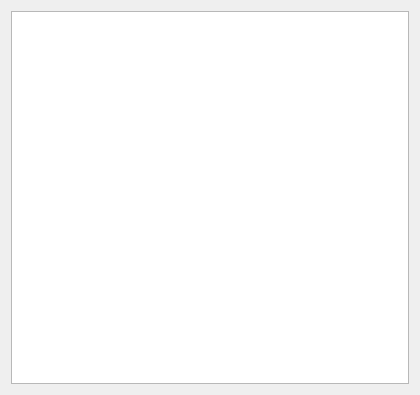
<?xml version="1.0" encoding="UTF-8"?>
<ui version="4.0">
 <class>Form</class>
 <widget class="QWidget" name="Form">
  <property name="geometry">
   <rect>
    <x>0</x>
    <y>0</y>
    <width>420</width>
    <height>395</height>
   </rect>
  </property>
  <property name="windowTitle">
   <string>Form</string>
  </property>
  <layout class="QHBoxLayout" name="horizontalLayout">
   <item>
    <widget class="QTableWidget" name="tableWidget"/>
   </item>
  </layout>
 </widget>
 <resources/>
 <connections/>
</ui>
